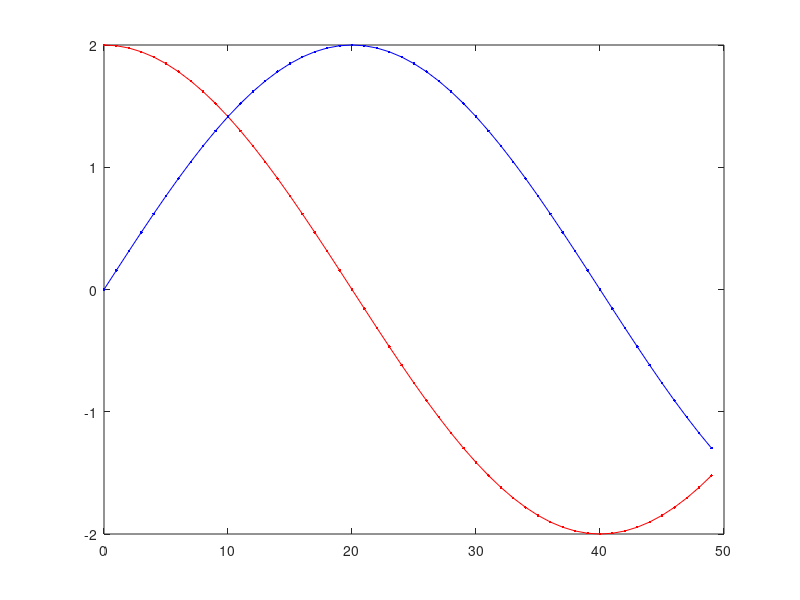

MATLAB code to generate this figure: (Note: this script raises an error after producing the figure.)
close all;
clear all;
clc

A=2;
w=pi/40
fi=pi/11
Nx=50

n=0:Nx-1;
x=A*exp(j*w*n);
z=real(x);
c=imag(x);
figure 
plot(n,z,'.-r')
hold on
plot(n,c,'.-b')
hold of
axis tight
